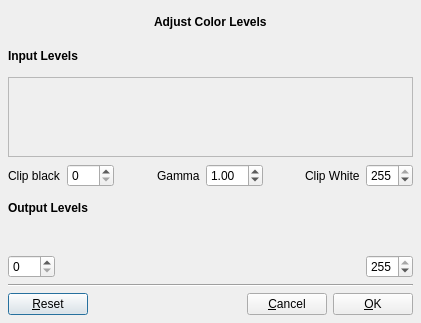
<ui version="4.0" >
 <class>LevelsDialog</class>
 <widget class="QDialog" name="LevelsDialog" >
  <property name="windowModality" >
   <enum>Qt::ApplicationModal</enum>
  </property>
  <property name="geometry" >
   <rect>
    <x>0</x>
    <y>0</y>
    <width>421</width>
    <height>323</height>
   </rect>
  </property>
  <property name="windowTitle" >
   <string>Levels and Gamma</string>
  </property>
  <property name="windowIcon" >
   <iconset resource="../../icons.qrc" >:/new/prefix1/images/histogram.png</iconset>
  </property>
  <property name="modal" >
   <bool>true</bool>
  </property>
  <layout class="QVBoxLayout" >
   <property name="margin" >
    <number>8</number>
   </property>
   <property name="spacing" >
    <number>6</number>
   </property>
   <item>
    <layout class="QHBoxLayout" >
     <property name="margin" >
      <number>0</number>
     </property>
     <property name="spacing" >
      <number>6</number>
     </property>
     <item>
      <spacer>
       <property name="orientation" >
        <enum>Qt::Horizontal</enum>
       </property>
       <property name="sizeHint" >
        <size>
         <width>40</width>
         <height>20</height>
        </size>
       </property>
      </spacer>
     </item>
     <item>
      <widget class="QLabel" name="label_6" >
       <property name="text" >
        <string>&lt;html>&lt;head>&lt;meta name="qrichtext" content="1" />&lt;style type="text/css">
p, li { white-space: pre-wrap; }
&lt;/style>&lt;/head>&lt;body style=" font-family:'Sans Serif'; font-size:9pt; font-weight:400; font-style:normal; text-decoration:none;">
&lt;p style=" margin-top:0px; margin-bottom:0px; margin-left:0px; margin-right:0px; -qt-block-indent:0; text-indent:0px;">&lt;span style=" font-weight:600;">Adjust Color Levels&lt;/span>&lt;/p>&lt;/body>&lt;/html></string>
       </property>
      </widget>
     </item>
     <item>
      <spacer>
       <property name="orientation" >
        <enum>Qt::Horizontal</enum>
       </property>
       <property name="sizeHint" >
        <size>
         <width>40</width>
         <height>20</height>
        </size>
       </property>
      </spacer>
     </item>
    </layout>
   </item>
   <item>
    <layout class="QHBoxLayout" >
     <property name="margin" >
      <number>0</number>
     </property>
     <property name="spacing" >
      <number>6</number>
     </property>
     <item>
      <widget class="QLabel" name="label" >
       <property name="text" >
        <string>&lt;html>&lt;head>&lt;meta name="qrichtext" content="1" />&lt;style type="text/css">
p, li { white-space: pre-wrap; }
&lt;/style>&lt;/head>&lt;body style=" font-family:'Sans Serif'; font-size:9pt; font-weight:400; font-style:normal; text-decoration:none;">
&lt;p style=" margin-top:0px; margin-bottom:0px; margin-left:0px; margin-right:0px; -qt-block-indent:0; text-indent:0px;">&lt;span style=" font-weight:600;">Input Levels&lt;/span>&lt;/p>&lt;/body>&lt;/html></string>
       </property>
      </widget>
     </item>
     <item>
      <spacer>
       <property name="orientation" >
        <enum>Qt::Horizontal</enum>
       </property>
       <property name="sizeHint" >
        <size>
         <width>40</width>
         <height>20</height>
        </size>
       </property>
      </spacer>
     </item>
    </layout>
   </item>
   <item>
    <layout class="QVBoxLayout" >
     <property name="margin" >
      <number>0</number>
     </property>
     <property name="spacing" >
      <number>6</number>
     </property>
     <item>
      <widget class="QFrame" name="inputStuffFrame" >
       <property name="minimumSize" >
        <size>
         <width>401</width>
         <height>80</height>
        </size>
       </property>
       <property name="frameShape" >
        <enum>QFrame::StyledPanel</enum>
       </property>
       <property name="frameShadow" >
        <enum>QFrame::Sunken</enum>
       </property>
      </widget>
     </item>
     <item>
      <layout class="QHBoxLayout" >
       <property name="margin" >
        <number>0</number>
       </property>
       <property name="spacing" >
        <number>6</number>
       </property>
       <item>
        <widget class="QLabel" name="label_4" >
         <property name="text" >
          <string>Clip black</string>
         </property>
        </widget>
       </item>
       <item>
        <widget class="QSpinBox" name="black_in_spinbox" >
         <property name="maximum" >
          <number>255</number>
         </property>
        </widget>
       </item>
       <item>
        <spacer>
         <property name="orientation" >
          <enum>Qt::Horizontal</enum>
         </property>
         <property name="sizeHint" >
          <size>
           <width>16</width>
           <height>25</height>
          </size>
         </property>
        </spacer>
       </item>
       <item>
        <widget class="QLabel" name="label_3" >
         <property name="text" >
          <string>Gamma</string>
         </property>
        </widget>
       </item>
       <item>
        <widget class="QDoubleSpinBox" name="gamma_spinbox" >
         <property name="maximum" >
          <double>10.000000000000000</double>
         </property>
         <property name="minimum" >
          <double>0.100000000000000</double>
         </property>
         <property name="singleStep" >
          <double>0.010000000000000</double>
         </property>
         <property name="value" >
          <double>1.000000000000000</double>
         </property>
        </widget>
       </item>
       <item>
        <spacer>
         <property name="orientation" >
          <enum>Qt::Horizontal</enum>
         </property>
         <property name="sizeHint" >
          <size>
           <width>16</width>
           <height>25</height>
          </size>
         </property>
        </spacer>
       </item>
       <item>
        <widget class="QLabel" name="label_5" >
         <property name="text" >
          <string>Clip White</string>
         </property>
        </widget>
       </item>
       <item>
        <widget class="QSpinBox" name="white_in_spinbox" >
         <property name="maximum" >
          <number>255</number>
         </property>
         <property name="value" >
          <number>255</number>
         </property>
        </widget>
       </item>
      </layout>
     </item>
    </layout>
   </item>
   <item>
    <layout class="QHBoxLayout" >
     <property name="margin" >
      <number>0</number>
     </property>
     <property name="spacing" >
      <number>6</number>
     </property>
     <item>
      <widget class="QLabel" name="label_2" >
       <property name="text" >
        <string>&lt;html>&lt;head>&lt;meta name="qrichtext" content="1" />&lt;style type="text/css">
p, li { white-space: pre-wrap; }
&lt;/style>&lt;/head>&lt;body style=" font-family:'Sans Serif'; font-size:9pt; font-weight:400; font-style:normal; text-decoration:none;">
&lt;p style=" margin-top:0px; margin-bottom:0px; margin-left:0px; margin-right:0px; -qt-block-indent:0; text-indent:0px;">&lt;span style=" font-weight:600;">Output Levels&lt;/span>&lt;/p>&lt;/body>&lt;/html></string>
       </property>
      </widget>
     </item>
     <item>
      <spacer>
       <property name="orientation" >
        <enum>Qt::Horizontal</enum>
       </property>
       <property name="sizeHint" >
        <size>
         <width>40</width>
         <height>20</height>
        </size>
       </property>
      </spacer>
     </item>
    </layout>
   </item>
   <item>
    <layout class="QVBoxLayout" >
     <property name="margin" >
      <number>0</number>
     </property>
     <property name="spacing" >
      <number>6</number>
     </property>
     <item>
      <widget class="QWidget" native="1" name="out_levels" >
       <property name="minimumSize" >
        <size>
         <width>401</width>
         <height>21</height>
        </size>
       </property>
      </widget>
     </item>
     <item>
      <layout class="QHBoxLayout" >
       <property name="margin" >
        <number>0</number>
       </property>
       <property name="spacing" >
        <number>6</number>
       </property>
       <item>
        <widget class="QSpinBox" name="black_out_spinbox" >
         <property name="maximum" >
          <number>255</number>
         </property>
        </widget>
       </item>
       <item>
        <spacer>
         <property name="orientation" >
          <enum>Qt::Horizontal</enum>
         </property>
         <property name="sizeHint" >
          <size>
           <width>40</width>
           <height>20</height>
          </size>
         </property>
        </spacer>
       </item>
       <item>
        <widget class="QSpinBox" name="white_out_spinbox" >
         <property name="maximum" >
          <number>255</number>
         </property>
         <property name="value" >
          <number>255</number>
         </property>
        </widget>
       </item>
      </layout>
     </item>
    </layout>
   </item>
   <item>
    <widget class="Line" name="line" >
     <property name="orientation" >
      <enum>Qt::Horizontal</enum>
     </property>
    </widget>
   </item>
   <item>
    <layout class="QHBoxLayout" >
     <property name="margin" >
      <number>0</number>
     </property>
     <property name="spacing" >
      <number>6</number>
     </property>
     <item>
      <widget class="QPushButton" name="ResetButton" >
       <property name="text" >
        <string>&amp;Reset</string>
       </property>
      </widget>
     </item>
     <item>
      <spacer>
       <property name="orientation" >
        <enum>Qt::Horizontal</enum>
       </property>
       <property name="sizeHint" >
        <size>
         <width>40</width>
         <height>20</height>
        </size>
       </property>
      </spacer>
     </item>
     <item>
      <widget class="QPushButton" name="cancelButton" >
       <property name="text" >
        <string>&amp;Cancel</string>
       </property>
      </widget>
     </item>
     <item>
      <widget class="QPushButton" name="okButton" >
       <property name="text" >
        <string>&amp;OK</string>
       </property>
      </widget>
     </item>
    </layout>
   </item>
  </layout>
 </widget>
 <resources>
  <include location="../../icons.qrc" />
 </resources>
 <connections>
  <connection>
   <sender>cancelButton</sender>
   <signal>clicked()</signal>
   <receiver>LevelsDialog</receiver>
   <slot>reject()</slot>
   <hints>
    <hint type="sourcelabel" >
     <x>392</x>
     <y>429</y>
    </hint>
    <hint type="destinationlabel" >
     <x>417</x>
     <y>448</y>
    </hint>
   </hints>
  </connection>
  <connection>
   <sender>okButton</sender>
   <signal>clicked()</signal>
   <receiver>LevelsDialog</receiver>
   <slot>accept()</slot>
   <hints>
    <hint type="sourcelabel" >
     <x>472</x>
     <y>429</y>
    </hint>
    <hint type="destinationlabel" >
     <x>492</x>
     <y>449</y>
    </hint>
   </hints>
  </connection>
 </connections>
</ui>
